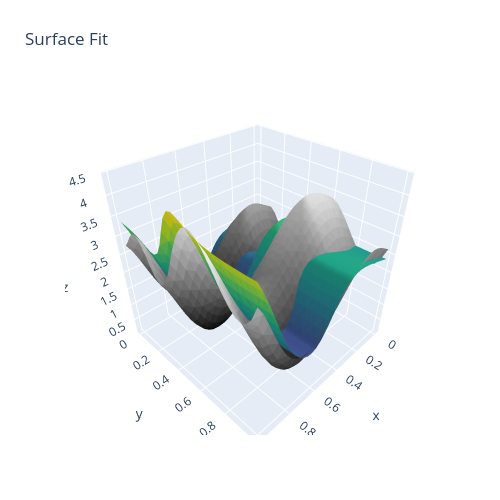

Here is the notebook cell this chart was saved with:
### Code cell
Rebuilder = Rebuild()
Rebuilder.rebuildFullNet("model_12_1_15")

### Figure 1 — Plotly figure (JSON) as saved in the notebook; plotly's stock layout.template omitted (floating-point values rounded to 4 significant figures; data arrays with more than 128 entries replaced by an {"elided": "..."} marker saying what was removed)
{"data": [{"facecolor": {"elided": "1922 str values"}, "i": {"elided": "1922 int values"}, "j": {"elided": "1922 int values"}, "k": {"elided": "1922 int values"}, "name": "", "type": "mesh3d", "x": {"elided": "1024 float values"}, "y": {"elided": "1024 float values"}, "z": {"elided": "1024 float values"}}, {"facecolor": {"elided": "1922 str values"}, "i": {"elided": "1922 int values"}, "j": {"elided": "1922 int values"}, "k": {"elided": "1922 int values"}, "name": "", "type": "mesh3d", "x": {"elided": "1024 float values"}, "y": {"elided": "1024 float values"}, "z": {"elided": "1024 float values"}}], "layout": {"autosize": false, "height": 500, "margin": {"b": 65, "l": 65, "r": 50, "t": 90}, "title": {"text": "Surface Fit"}, "width": 500}}
